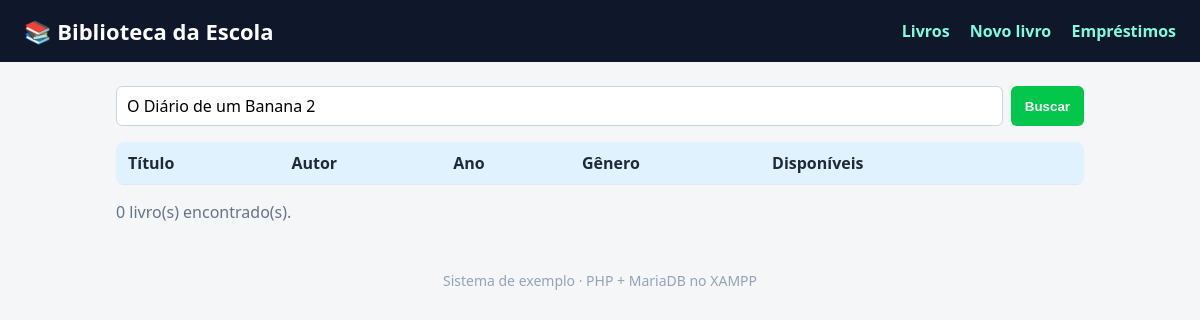
Before: /index.php?busca=O Diário de um Banana 2 with the older database file.
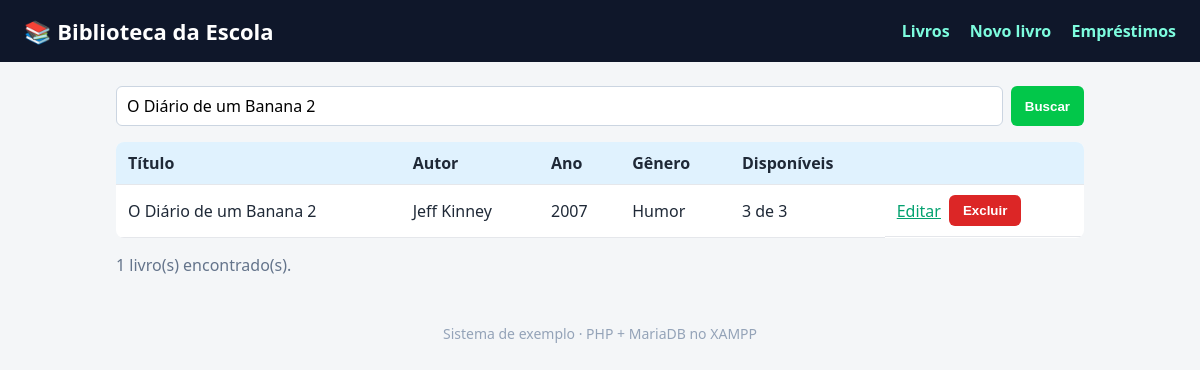
After: the same page with the newer database file.
### tables this page shows
CREATE TABLE livros (
  id          INT AUTO_INCREMENT PRIMARY KEY,
  titulo      VARCHAR(150) NOT NULL,
  autor       VARCHAR(100) NOT NULL,
  ano         INT,
  genero      VARCHAR(50),
  quantidade  INT NOT NULL DEFAULT 1
);

### conexao.php (called while the page is built, shortened)
<?php
function e($texto) {
    return htmlspecialchars((string)$texto, ENT_QUOTES, 'UTF-8');
}

### index.php (the view, shortened to what this page needs)
<?php
require 'conexao.php';
$busca = $_GET['busca'] ?? '';
$sql = "SELECT l.id, l.titulo, l.autor, l.ano, l.genero, l.quantidade,
               COUNT(e.id) AS emprestados
        FROM livros l
        LEFT JOIN emprestimos e
               ON e.livro_id = l.id AND e.data_devolucao IS NULL
        WHERE l.titulo LIKE :busca OR l.autor LIKE :busca2
        GROUP BY l.id, l.titulo, l.autor, l.ano, l.genero, l.quantidade
        ORDER BY l.titulo";
$consulta = $pdo->prepare($sql);
$consulta->execute([':busca' => "%$busca%", ':busca2' => "%$busca%"]);
$livros = $consulta->fetchAll();
require 'topo.php';
?>
<form method="get" class="busca">
  <input type="text" name="busca" value="<?= e($busca) ?>" placeholder="Buscar por título ou autor">
  <button>Buscar</button>
</form>
<table>
  <tr><th>Título</th><th>Autor</th><th>Ano</th><th>Gênero</th><th>Disponíveis</th><th></th></tr>
  <?php foreach ($livros as $livro): ?>
    <tr>
      <td><?= e($livro['titulo']) ?></td>
      <td><?= e($livro['autor']) ?></td>
      <td><?= e($livro['ano']) ?></td>
      <td><?= e($livro['genero']) ?></td>
      <td><?= $livro['quantidade'] - $livro['emprestados'] ?> de <?= $livro['quantidade'] ?></td>
      <td class="acoes">
        <a href="editar.php?id=<?= $livro['id'] ?>">Editar</a>
        <form method="post" action="excluir.php" onsubmit="return confirm('Excluir este livro?')">
          <button class="perigo">Excluir</button>
        </form>
      </td>
    </tr>
  <?php endforeach; ?>
</table>
<p class="total"><?= count($livros) ?> livro(s) encontrado(s).</p>
<?php require 'rodape.php'; ?>

Changed rows visible on the page:
now on this page (row edited): livros: titulo "O Diário de um Banana 2", autor "Jeff Kinney", ano "2007", genero "Humor", $livro['quantidade']-$livro['emprestados'] "3", quantidade "3"
Other visible differences:
count($livros): "0" → "1"
